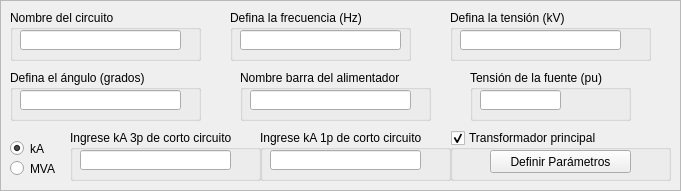
  <widget class="QFrame" name="frame">
   <property name="geometry">
    <rect>
     <x>10</x>
     <y>10</y>
     <width>681</width>
     <height>191</height>
    </rect>
   </property>
   <property name="frameShape">
    <enum>QFrame::StyledPanel</enum>
   </property>
   <property name="frameShadow">
    <enum>QFrame::Raised</enum>
   </property>
   <widget class="QGroupBox" name="Box_circuit_definition">
    <property name="geometry">
     <rect>
      <x>10</x>
      <y>10</y>
      <width>191</width>
      <height>51</height>
     </rect>
    </property>
    <property name="title">
     <string>Nombre del circuito</string>
    </property>
    <property name="checkable">
     <bool>false</bool>
    </property>
    <widget class="QLineEdit" name="lineEdit_circuit_name">
     <property name="enabled">
      <bool>true</bool>
     </property>
     <property name="geometry">
      <rect>
       <x>10</x>
       <y>20</y>
       <width>161</width>
       <height>20</height>
      </rect>
     </property>
     <property name="readOnly">
      <bool>false</bool>
     </property>
    </widget>
   </widget>
   <widget class="QGroupBox" name="Box_circuit_definition_4">
    <property name="geometry">
     <rect>
      <x>10</x>
      <y>70</y>
      <width>191</width>
      <height>51</height>
     </rect>
    </property>
    <property name="title">
     <string>Defina el ángulo (grados)</string>
    </property>
    <widget class="QLineEdit" name="lineEdit_phase">
     <property name="geometry">
      <rect>
       <x>10</x>
       <y>20</y>
       <width>161</width>
       <height>20</height>
      </rect>
     </property>
     <property name="focusPolicy">
      <enum>Qt::StrongFocus</enum>
     </property>
     <property name="text">
      <string/>
     </property>
     <property name="placeholderText">
      <string/>
     </property>
    </widget>
   </widget>
   <widget class="QGroupBox" name="Box_circuit_definition_2">
    <property name="geometry">
     <rect>
      <x>230</x>
      <y>10</y>
      <width>181</width>
      <height>51</height>
     </rect>
    </property>
    <property name="title">
     <string>Defina la frecuencia (Hz)</string>
    </property>
    <widget class="QLineEdit" name="lineEdit_frequency">
     <property name="geometry">
      <rect>
       <x>10</x>
       <y>20</y>
       <width>161</width>
       <height>20</height>
      </rect>
     </property>
     <property name="focusPolicy">
      <enum>Qt::StrongFocus</enum>
     </property>
     <property name="inputMask">
      <string/>
     </property>
     <property name="text">
      <string/>
     </property>
     <property name="placeholderText">
      <string/>
     </property>
    </widget>
   </widget>
   <widget class="QGroupBox" name="Box_circuit_definition_3">
    <property name="geometry">
     <rect>
      <x>450</x>
      <y>10</y>
      <width>201</width>
      <height>51</height>
     </rect>
    </property>
    <property name="title">
     <string>Defina la tensión (kV)</string>
    </property>
    <widget class="QLineEdit" name="lineEdit_voltage">
     <property name="enabled">
      <bool>true</bool>
     </property>
     <property name="geometry">
      <rect>
       <x>10</x>
       <y>20</y>
       <width>161</width>
       <height>20</height>
      </rect>
     </property>
     <property name="focusPolicy">
      <enum>Qt::StrongFocus</enum>
     </property>
     <property name="dragEnabled">
      <bool>false</bool>
     </property>
     <property name="placeholderText">
      <string/>
     </property>
    </widget>
   </widget>
   <widget class="QGroupBox" name="tx_name_busbar">
    <property name="geometry">
     <rect>
      <x>240</x>
      <y>70</y>
      <width>191</width>
      <height>51</height>
     </rect>
    </property>
    <property name="title">
     <string>Nombre barra del alimentador</string>
    </property>
    <widget class="QLineEdit" name="lineEdit_name_busbar">
     <property name="geometry">
      <rect>
       <x>10</x>
       <y>20</y>
       <width>161</width>
       <height>20</height>
      </rect>
     </property>
     <property name="focusPolicy">
      <enum>Qt::StrongFocus</enum>
     </property>
     <property name="layoutDirection">
      <enum>Qt::LeftToRight</enum>
     </property>
     <property name="text">
      <string/>
     </property>
     <property name="alignment">
      <set>Qt::AlignCenter</set>
     </property>
     <property name="placeholderText">
      <string/>
     </property>
    </widget>
   </widget>
   <widget class="QGroupBox" name="Box_circuit_definition_6">
    <property name="geometry">
     <rect>
      <x>260</x>
      <y>130</y>
      <width>191</width>
      <height>51</height>
     </rect>
    </property>
    <property name="title">
     <string>Ingrese kA 1p de corto circuito</string>
    </property>
    <widget class="QLineEdit" name="lineEdit_1pShortCircuitPower">
     <property name="geometry">
      <rect>
       <x>10</x>
       <y>20</y>
       <width>151</width>
       <height>20</height>
      </rect>
     </property>
     <property name="cursor">
      <cursorShape>IBeamCursor</cursorShape>
     </property>
     <property name="placeholderText">
      <string/>
     </property>
    </widget>
   </widget>
   <widget class="QGroupBox" name="Box_circuit_definition_5">
    <property name="geometry">
     <rect>
      <x>70</x>
      <y>130</y>
      <width>191</width>
      <height>51</height>
     </rect>
    </property>
    <property name="title">
     <string>Ingrese kA 3p de corto circuito</string>
    </property>
    <widget class="QLineEdit" name="lineEdit_3pShortCircuitPower">
     <property name="geometry">
      <rect>
       <x>10</x>
       <y>20</y>
       <width>151</width>
       <height>20</height>
      </rect>
     </property>
     <property name="cursor">
      <cursorShape>IBeamCursor</cursorShape>
     </property>
     <property name="placeholderText">
      <string/>
     </property>
    </widget>
   </widget>
   <widget class="QRadioButton" name="SCMVA">
    <property name="geometry">
     <rect>
      <x>10</x>
      <y>160</y>
      <width>51</width>
      <height>17</height>
     </rect>
    </property>
    <property name="text">
     <string>MVA</string>
    </property>
    <property name="checked">
     <bool>false</bool>
    </property>
   </widget>
   <widget class="QRadioButton" name="SCkA">
    <property name="geometry">
     <rect>
      <x>10</x>
      <y>140</y>
      <width>51</width>
      <height>17</height>
     </rect>
    </property>
    <property name="text">
     <string>kA</string>
    </property>
    <property name="checked">
     <bool>true</bool>
    </property>
   </widget>
   <widget class="QGroupBox" name="Box_circuit_definition_9">
    <property name="geometry">
     <rect>
      <x>470</x>
      <y>70</y>
      <width>161</width>
      <height>51</height>
     </rect>
    </property>
    <property name="title">
     <string>Tensión de la fuente (pu)</string>
    </property>
    <widget class="QLineEdit" name="lineEdit_sourcevoltage">
     <property name="geometry">
      <rect>
       <x>10</x>
       <y>20</y>
       <width>81</width>
       <height>20</height>
      </rect>
     </property>
     <property name="cursor">
      <cursorShape>IBeamCursor</cursorShape>
     </property>
     <property name="placeholderText">
      <string/>
     </property>
    </widget>
   </widget>
   <widget class="QGroupBox" name="transformer_modelling">
    <property name="enabled">
     <bool>true</bool>
    </property>
    <property name="geometry">
     <rect>
      <x>450</x>
      <y>130</y>
      <width>221</width>
      <height>51</height>
     </rect>
    </property>
    <property name="title">
     <string>Transformador principal</string>
    </property>
    <property name="checkable">
     <bool>true</bool>
    </property>
    <property name="checked">
     <bool>true</bool>
    </property>
    <widget class="QPushButton" name="pushButton_transformer">
     <property name="geometry">
      <rect>
       <x>40</x>
       <y>20</y>
       <width>141</width>
       <height>23</height>
      </rect>
     </property>
     <property name="cursor">
      <cursorShape>ArrowCursor</cursorShape>
     </property>
     <property name="text">
      <string>Definir Parámetros</string>
     </property>
    </widget>
   </widget>
  </widget>
